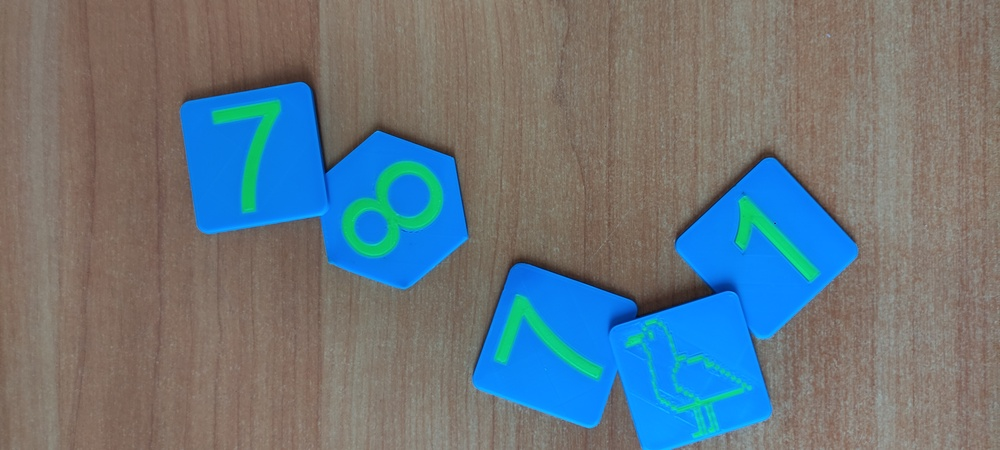
#> input picture Lab1/Dataset/1695128011374.jpg, 1000 x 450 px, shrunk from 4624 x 2080 before the run; its folder holds only this picture in this run
$ python main.py
#> lines starting #> are read from the running program, lines starting #| are printed output that depends on the picture; after the words box and inside, x2 and y2 are one past the last pixel; in counts of white or black regions, pixels touching at a corner belong together
### Lab1/proprietary.py
import os
from utils import save_step
from typing import List, Tuple
import matplotlib.pyplot as plt
from numpy.lib.stride_tricks import sliding_window_view

import numpy as np

def convolve2d_fast(image: np.ndarray, kernel: np.ndarray) -> np.ndarray:
    kh, kw = kernel.shape
    pad_h, pad_w = kh // 2, kw // 2
    padded = np.pad(image, ((pad_h, pad_h), (pad_w, pad_w)), mode='edge')
    windows = sliding_window_view(padded, (kh, kw))
    return np.sum(windows * kernel, axis=(2, 3))


def binary_erosion_fast(mask: np.ndarray, size: int = 3) -> np.ndarray:
    kernel = (size, size)
    pad = size // 2
    padded = np.pad(mask.astype(np.uint8) * 255, pad, mode='edge')
    windows = sliding_window_view(padded, kernel)
    eroded = (np.min(windows, axis=(2, 3)) == 255)
    return eroded


def binary_dilation_fast(mask: np.ndarray, size: int = 3) -> np.ndarray:
    kernel = (size, size)
    pad = size // 2
    padded = np.pad(mask.astype(np.uint8) * 255, pad, mode='edge')
    windows = sliding_window_view(padded, kernel)
    dilated = (np.max(windows, axis=(2, 3)) > 0)
    return dilated


def otsu_threshold(img: np.ndarray) -> int:
    img8 = np.clip(img, 0, 255).astype(np.uint8)
    hist = np.bincount(img8.ravel(), minlength=256).astype(float)
    total = img8.size
    sum_total = np.dot(np.arange(256), hist)
    sum_b = 0.0
    w_b = 0.0
    var_max = 0.0
    threshold = 0
    for t in range(256):
        w_b += hist[t]
        if w_b == 0:
            continue
        w_f = total - w_b
        if w_f == 0:
            break
        sum_b += t * hist[t]
        m_b = sum_b / w_b
        m_f = (sum_total - sum_b) / w_f
        var_between = w_b * w_f * (m_b - m_f) ** 2
        if var_between > var_max:
            var_max = var_between
            threshold = t
    return threshold


def gaussian_kernel(size: int = 5, sigma: float = 1.5) -> np.ndarray:
    assert size % 2 == 1 and size >= 3
    ax = np.linspace(-(size // 2), size // 2, size)
    xx, yy = np.meshgrid(ax, ax)
    k = np.exp(-0.5 * (xx ** 2 + yy ** 2) / (sigma ** 2))
    return k / np.sum(k)


def sobel_edges(gray: np.ndarray) -> np.ndarray:
    sx = np.array([[-1, 0, 1], [-2, 0, 2], [-1, 0, 1]], dtype=float)
    sy = np.array([[-1, -2, -1], [0, 0, 0], [1, 2, 1]], dtype=float)
    gx = convolve2d_fast(gray, sx)
    gy = convolve2d_fast(gray, sy)
    edges = np.sqrt(gx ** 2 + gy ** 2)
    m = np.max(edges)
    return (edges / m * 255).astype(np.uint8) if m > 0 else edges.astype(np.uint8)


def find_top_components(mask: np.ndarray, top_n: int = 6, connectivity8: bool = True) -> np.ndarray:
    h, w = mask.shape
    visited = np.zeros((h, w), dtype=bool)
    comps: List[Tuple[int, np.ndarray]] = []
    dirs = [(-1, -1), (-1, 0), (-1, 1), (0, -1), (0, 1), (1, -1), (1, 0), (1, 1)] if connectivity8 else [(1,0),(-1,0),(0,1),(0,-1)]
    for i in range(h):
        for j in range(w):
            if mask[i, j] and not visited[i, j]:
                comp = np.zeros((h, w), dtype=bool)
                stack = [(i, j)]
                size = 0
                while stack:
                    y, x = stack.pop()
                    if visited[y, x]:
                        continue
                    visited[y, x] = True
                    if mask[y, x]:
                        comp[y, x] = True
                        size += 1
                        for dy, dx in dirs:
                            ny, nx = y + dy, x + dx
                            if 0 <= ny < h and 0 <= nx < w and not visited[ny, nx]:
                                stack.append((ny, nx))
                if size > 0:
                    comps.append((size, comp))
    comps.sort(key=lambda x: x[0], reverse=True)
    out = np.zeros((h, w), dtype=bool)
    for size, comp in comps[:top_n]:
        out |= comp
    return out


def compute_blue_ratio(image: np.ndarray) -> np.ndarray:
    denom = image[:, :, 0].astype(float) + image[:, :, 1].astype(float) + image[:, :, 2].astype(float) + 1e-5
    blue_ratio = image[:, :, 2].astype(float) / denom
    return (blue_ratio * 255.0)


def apply_open_close(mask: np.ndarray, open_size: int = 3, close_size: int = 7) -> np.ndarray:
    out = binary_erosion_fast(mask, size=open_size)
    out = binary_dilation_fast(out, size=open_size)
    out = binary_dilation_fast(out, size=close_size)
    out = binary_erosion_fast(out, size=close_size)
    return out


def fill_holes(mask: np.ndarray) -> np.ndarray:
    return mask


def overlay_edges(rgb: np.ndarray, mask: np.ndarray, edge_threshold: int = 30) -> Tuple[np.ndarray, np.ndarray]:
    gray = np.dot(rgb.astype(float), [0.299, 0.587, 0.114])
    edges = sobel_edges(gray * mask)
    edges_high = edges > edge_threshold
    result = rgb.copy()
    result[edges_high] = [255, 0, 0]
    return result, edges_high


def proprietary_impl(image: np.ndarray, gauss_size: int = 5, sigma: float = 1.5, outdir: str = "."):
    blue_ratio = compute_blue_ratio(image)

    k = gaussian_kernel(gauss_size, sigma)
    blurred = convolve2d_fast(blue_ratio, k)
    save_step(blurred, "01_blurred", "A", outdir)

    thr = otsu_threshold(blurred)
    mask = blurred > thr
    save_step(mask, "02_binarized", "A", outdir)

    mask = apply_open_close(mask, open_size=3, close_size=7)
    save_step(mask, "03_morphology", "A", outdir)

    mask = find_top_components(mask, top_n=6)
    save_step(mask, "04_top_components", "A", outdir)

    mask = fill_holes(mask)
    save_step(mask, "05_filled", "A", outdir)

    masked_rgb = image.copy()
    masked_rgb[~mask] = 0
    save_step(masked_rgb, "06_masked_image", "A", outdir)

    result, edges_high = overlay_edges(masked_rgb, mask, edge_threshold=30)
    save_step(edges_high, "07_edges", "A", outdir)
    save_step(result, "08_result", "A", outdir)
    return result, mask.astype(bool), edges_high

### Lab1/utils.py
import os
import numpy as np

def ensure_dir(path: str) -> None:
    if not os.path.exists(path):
        os.makedirs(path, exist_ok=True)


def save_step(img: np.ndarray, name: str, variant: str, base_dir: str) -> None:
    import matplotlib.pyplot as plt
    folder = os.path.join(base_dir, f"variant_{variant}")
    ensure_dir(folder)
    path = os.path.join(folder, f"{name}.png")
    if img.dtype == bool:
        plt.imsave(path, img.astype(np.uint8) * 255, cmap="gray")
    elif img.ndim == 2:
        plt.imsave(path, img.astype(np.uint8), cmap="gray")
    else:
        plt.imsave(path, img.astype(np.uint8))

### Lab1/withLib.py
import os
from utils import save_step
from scipy.ndimage import gaussian_filter, binary_opening, binary_closing, label, binary_fill_holes, convolve
import numpy as np


def otsu_threshold(img: np.ndarray) -> int:
    img8 = np.clip(img, 0, 255).astype(np.uint8)
    hist = np.bincount(img8.ravel(), minlength=256).astype(float)
    total = img8.size
    sum_total = np.dot(np.arange(256), hist)
    sum_b = 0.0
    w_b = 0.0
    var_max = 0.0
    threshold = 0
    for t in range(256):
        w_b += hist[t]
        if w_b == 0:
            continue
        w_f = total - w_b
        if w_f == 0:
            break
        sum_b += t * hist[t]
        m_b = sum_b / w_b
        m_f = (sum_total - sum_b) / w_f
        var_between = w_b * w_f * (m_b - m_f) ** 2
        if var_between > var_max:
            var_max = var_between
            threshold = t
    return threshold


def scki_kit_impl(image: np.ndarray, sigma: float = 1.5, outdir: str = "."):
    denom = image[:, :, 0].astype(float) + image[:, :, 1].astype(float) + image[:, :, 2].astype(float) + 1e-5
    blue_ratio = image[:, :, 2].astype(float) / denom
    blue_ratio *= 255.0

    blurred = gaussian_filter(blue_ratio, sigma=sigma)
    save_step(blurred, "01_blurred", "B", outdir)

    thr = otsu_threshold(blurred)
    mask = blurred > thr
    save_step(mask, "02_binarized", "B", outdir)

    mask = binary_opening(mask, structure=np.ones((3, 3)))
    mask = binary_closing(mask, structure=np.ones((7, 7)))
    save_step(mask, "03_morphology", "B", outdir)

    labeled, num = label(mask)
    if num > 0:
        sizes = np.bincount(labeled.ravel())
        order = np.argsort(sizes[1:])[::-1] + 1
        keep_labels = order[:6]
        mask = np.isin(labeled, keep_labels)
    save_step(mask, "04_top_components", "B", outdir)

    mask = binary_fill_holes(mask)
    save_step(mask, "05_filled", "B", outdir)

    masked_rgb = image.copy()
    masked_rgb[~mask] = 0
    save_step(masked_rgb, "06_masked_image", "B", outdir)

    gray = np.dot(image.astype(float), [0.299, 0.587, 0.114])
    sx = np.array([[-1, 0, 1], [-2, 0, 2], [-1, 0, 1]], dtype=float)
    sy = np.array([[-1, -2, -1], [0, 0, 0], [1, 2, 1]], dtype=float)
    gx = convolve(gray * mask, sx)
    gy = convolve(gray * mask, sy)
    edges = np.sqrt(gx ** 2 + gy ** 2)
    m = np.max(edges)
    edges = (edges / m * 255).astype(np.uint8) if m > 0 else edges.astype(np.uint8)
    edges_high = edges > 30
    save_step(edges_high, "07_edges", "B", outdir)

    result = masked_rgb.copy()
    result[edges_high] = [255, 0, 0]
    save_step(result, "08_result", "B", outdir)
    return result, mask.astype(bool), edges_high

### Lab1/main.py
import argparse
import os
import time
from pathlib import Path

import numpy as np
import matplotlib.pyplot as plt
from utils import ensure_dir
from proprietary import proprietary_impl
from withLib import scki_kit_impl


def load_image(path: str) -> np.ndarray:
    img = plt.imread(path)
    if img.dtype in (np.float32, np.float64) and img.max() <= 1.0:
        img = (img * 255).astype(np.uint8)
    if img.ndim == 3 and img.shape[2] == 4:
        img = img[:, :, :3]
    return img


def resolve_input_path(path_or_dir: str) -> str:
    p = Path(path_or_dir)
    if p.is_file():
        return str(p)
    if p.is_dir():
        exts = ("*.png", "*.jpg", "*.jpeg", "*.bmp")
        for ext in exts:
            found = sorted(p.rglob(ext))
            if found:
                return str(found[0])
    raise FileNotFoundError("Не найдено входного изображения")


def main() -> None:
    parser = argparse.ArgumentParser(description="Run A (proprietary) and B (library) pipelines")
    parser.add_argument('--input', '-i', type=str, default='Lab1/dataset', help='Путь к файлу или папке')
    parser.add_argument('--outdir', '-o', type=str, default='outputs', help='Куда сохранять результаты')
    parser.add_argument('--sigma', type=float, default=1.5)
    parser.add_argument('--kernel', type=int, default=5)
    args = parser.parse_args()

    ensure_dir(args.outdir)
    img_path = resolve_input_path(args.input)
    image = load_image(img_path)
#> in load_image, img is the input picture: shape (450, 1000, 3); mean R, G, B 104.2, 118.5, 126.5

    t0 = time.time()
    result_a, _, _ = proprietary_impl(image, gauss_size=args.kernel, sigma=args.sigma, outdir=args.outdir)
#> in compute_blue_ratio, `blue_ratio = image[:, :, 2].astype(float) / denom`:
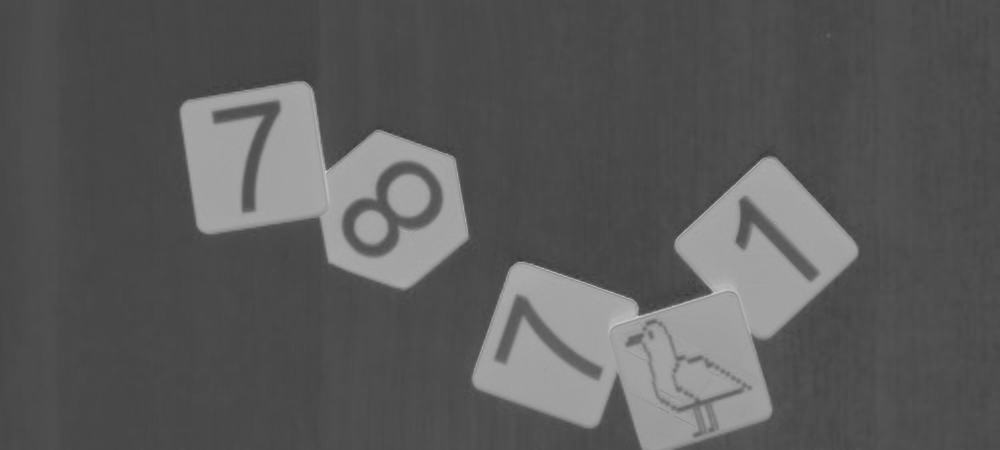
#> blue_ratio: shape (450, 1000) float64; min 0.225, max 0.825, mean 0.357
#> in save_step, `plt.imsave(path, img.astype(np.uint8), cmap="gray")`:
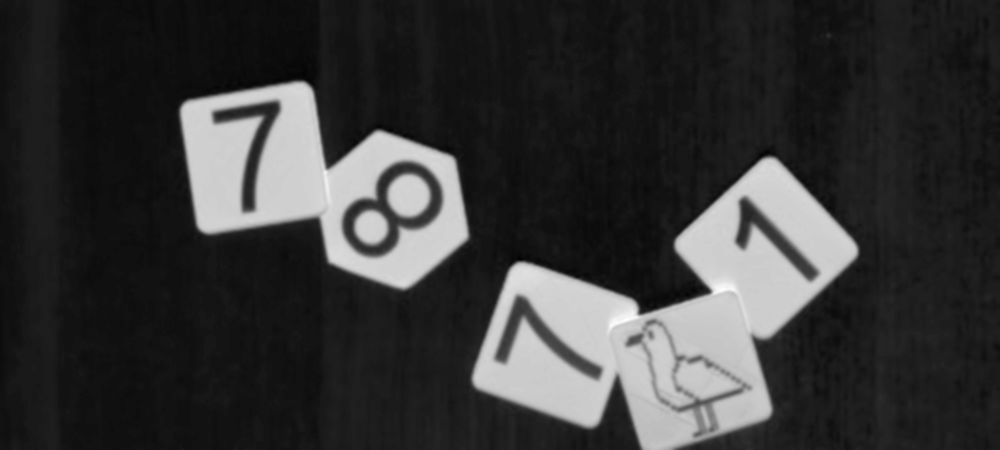
#> saved as 01_blurred.png: shape (450, 1000, 3); min 0, max 255, mean 55
#> in otsu_threshold, `hist = np.bincount(img8.ravel(), minlength=256).astype(float)`: hist = 256 values, max 55255 at index 73, min 0 at index 0, mean 1757.8
#> in otsu_threshold, `sum_total = np.dot(np.arange(256), hist)`: sum_total = 40731984
#> the loop in otsu_threshold, `for t in range(256):` made 187 passes
#> (w_b, w_f, sum_b, m_b, m_f, var_between, var_max) on passes 65 to 66: (1, 449999, 64, 64, 90.52, 316383463.5, 316383463.5), (3, 449997, 194, 64.67, 90.52, 902026358.7, 902026358.7)
#> after the loop in otsu_threshold, `for t in range(256):`: sum_b = 40731798; threshold = 116; var_max = 2.01e+14; w_b = 450000
#> in proprietary_impl, `thr = otsu_threshold(blurred)`: thr = 116
#> in proprietary_impl, `mask = blurred > thr`:
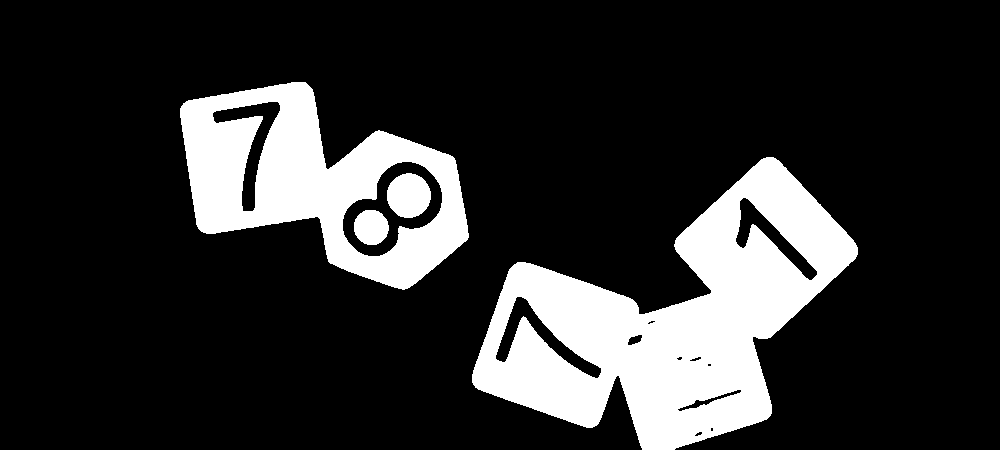
#> mask: shape (450, 1000) bool; 18.1% white; 4 white regions, box (x1, y1, x2, y2) and area: (472, 157, 858, 450) 51018, (180, 82, 469, 290) 28082, (387, 173, 431, 218) 1541, (354, 210, 389, 245) 971
#> in sobel_edges, `edges = np.sqrt(gx ** 2 + gy ** 2)`:
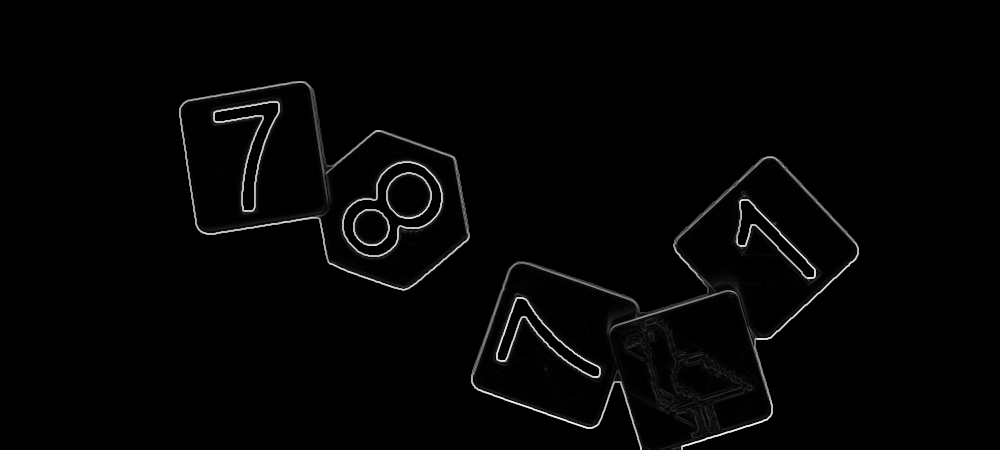
#> edges: shape (450, 1000) float64; min 0, max 645, mean 9.9; drawn with min black and max white
#> in sobel_edges, `m = np.max(edges)`: m = 645
#> in overlay_edges, `result[edges_high] = [255, 0, 0]`:
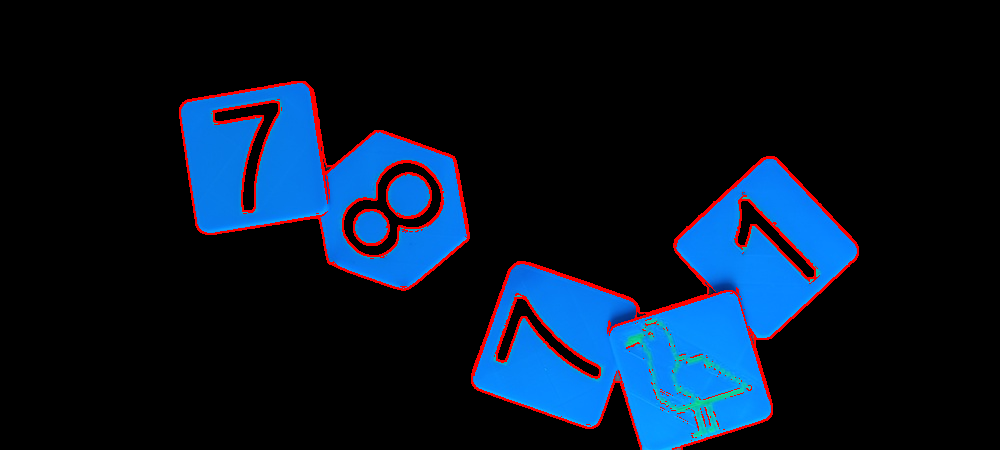
#> result: shape (450, 1000, 3); mean R, G, B 8.2, 22.1, 39.8
    ta = time.time() - t0

    t0 = time.time()
    result_b, _, _ = scki_kit_impl(image, sigma=args.sigma, outdir=args.outdir)
#> in otsu_threshold, `hist = np.bincount(img8.ravel(), minlength=256).astype(float)`: hist = 256 values, max 55714 at index 73, min 0 at index 0, mean 1757.8
#> in otsu_threshold, `sum_total = np.dot(np.arange(256), hist)`: sum_total = 40731808
#> the loop in otsu_threshold, `for t in range(256):` made 185 passes
#> (w_b, w_f, sum_b, m_b, m_f, var_max) on passes 67 to 74: (5, 449995, 330, 66, 90.52, 1.35e+09), (96, 449904, 6427, 66.95, 90.52, 2.4e+10), (406, 449594, 27507, 67.75, 90.54, 9.48e+10), (1563, 448437, 107340, 68.68, 90.59, 3.37e+11), (8386, 441614, 584950, 69.75, 90.91, 1.66e+12), (31422, 418578, 2220506, 70.67, 92.01, 5.99e+12), (70014, 379986, 4999130, 71.4, 94.04, 1.36e+13), (125728, 324272, 9066252, 72.11, 97.65, 2.66e+13)
#> after the loop in otsu_threshold, `for t in range(256):`: sum_b = 40731256; threshold = 116; var_max = 1.99e+14; w_b = 450000
#> in scki_kit_impl, `thr = otsu_threshold(blurred)`: thr = 116
#> in scki_kit_impl, `labeled, num = label(mask)`:
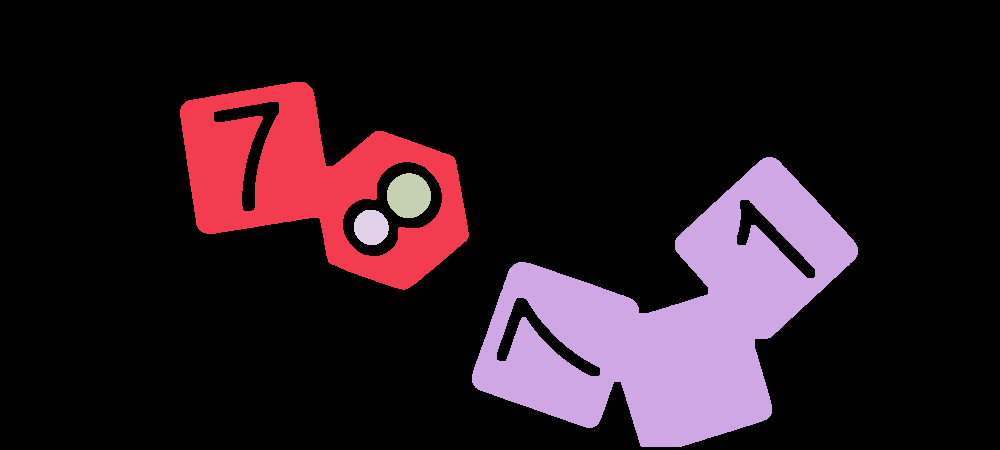
#> labeled: shape (450, 1000) int32; 5 distinct labels, from 0 to 4; one colour per label, 0 black
#> in scki_kit_impl, `labeled, num = label(mask)`: num = 4
#> in scki_kit_impl, `sizes = np.bincount(labeled.ravel())`: sizes = [367880, 28143, 51455, 1549, 973]
#> in scki_kit_impl, `gx = convolve(gray * mask, sx)`:
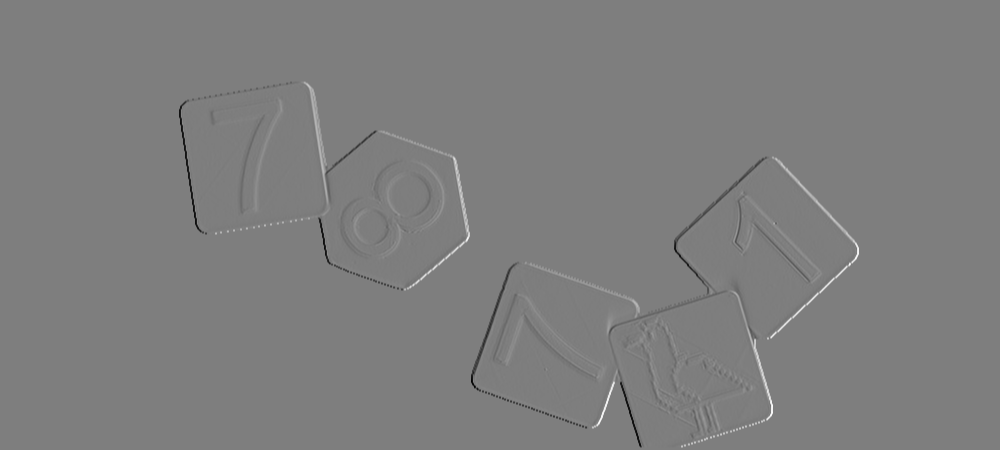
#> gx: shape (450, 1000) float64; min -513.8, max 524.9, mean 0; drawn with min black and max white
    tb = time.time() - t0

    diff = np.abs(result_a.astype(float) - result_b.astype(float)).mean()
    print(f'A: {ta:.2f}s  B: {tb:.2f}s  MAE: {diff:.3f}')
#| A: 2.31s  B: 0.87s  MAE: 3.063


if __name__ == '__main__':
    main()
